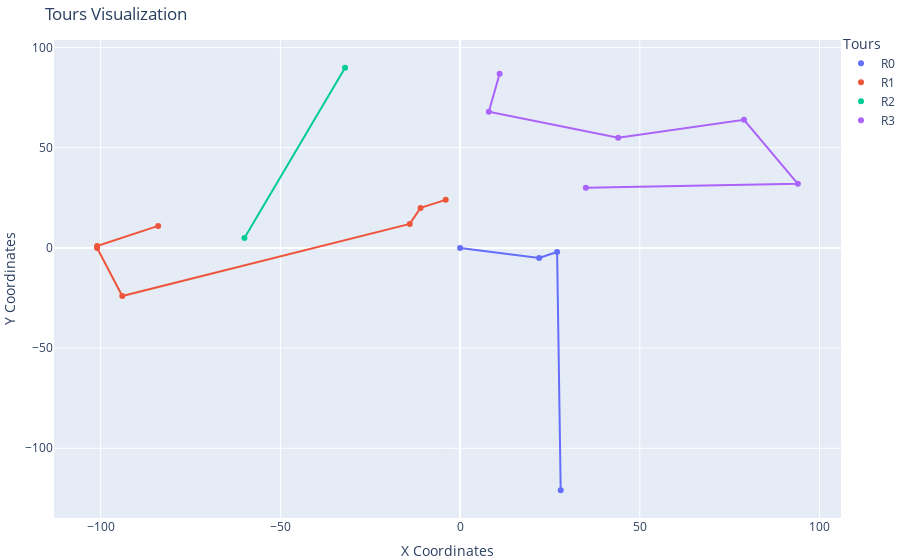

The notebook cell saved with this chart:
### Code cell
importlib.reload(f)
fig = f.plot_tours(tours, coordinates)
fig.show()

### Figure 1 — Plotly figure (JSON) as saved in the notebook; plotly's stock layout.template omitted (floating-point values rounded to 4 significant figures)
{"data": [{"marker": {"color": "#636EFA"}, "mode": "markers", "name": "R0", "type": "scatter", "x": [0, 22, 27, 28], "y": [0, -5, -2, -121]}, {"line": {"color": "#636EFA"}, "mode": "lines", "showlegend": false, "type": "scatter", "x": [0, 22, 27, 28], "y": [0, -5, -2, -121]}, {"marker": {"color": "#EF553B"}, "mode": "markers", "name": "R1", "type": "scatter", "x": [-84, -101, -101, -94, -14, -11, -4], "y": [11, 1, 0, -24, 12, 20, 24]}, {"line": {"color": "#EF553B"}, "mode": "lines", "showlegend": false, "type": "scatter", "x": [-84, -101, -101, -94, -14, -11, -4], "y": [11, 1, 0, -24, 12, 20, 24]}, {"marker": {"color": "#00CC96"}, "mode": "markers", "name": "R2", "type": "scatter", "x": [-60, -32], "y": [5, 90]}, {"line": {"color": "#00CC96"}, "mode": "lines", "showlegend": false, "type": "scatter", "x": [-60, -32], "y": [5, 90]}, {"marker": {"color": "#AB63FA"}, "mode": "markers", "name": "R3", "type": "scatter", "x": [11, 8, 44, 79, 94, 35], "y": [87, 68, 55, 64, 32, 30]}, {"line": {"color": "#AB63FA"}, "mode": "lines", "showlegend": false, "type": "scatter", "x": [11, 8, 44, 79, 94, 35], "y": [87, 68, 55, 64, 32, 30]}], "layout": {"legend": {"bgcolor": "rgba(255, 255, 255, 0.5)", "title": {"text": "Tours"}, "x": 1, "xanchor": "left", "y": 1.02, "yanchor": "top"}, "margin": {"b": 0, "l": 0, "r": 0, "t": 40}, "title": {"text": "Tours Visualization"}, "xaxis": {"title": {"text": "X Coordinates"}}, "yaxis": {"title": {"text": "Y Coordinates"}}}}
